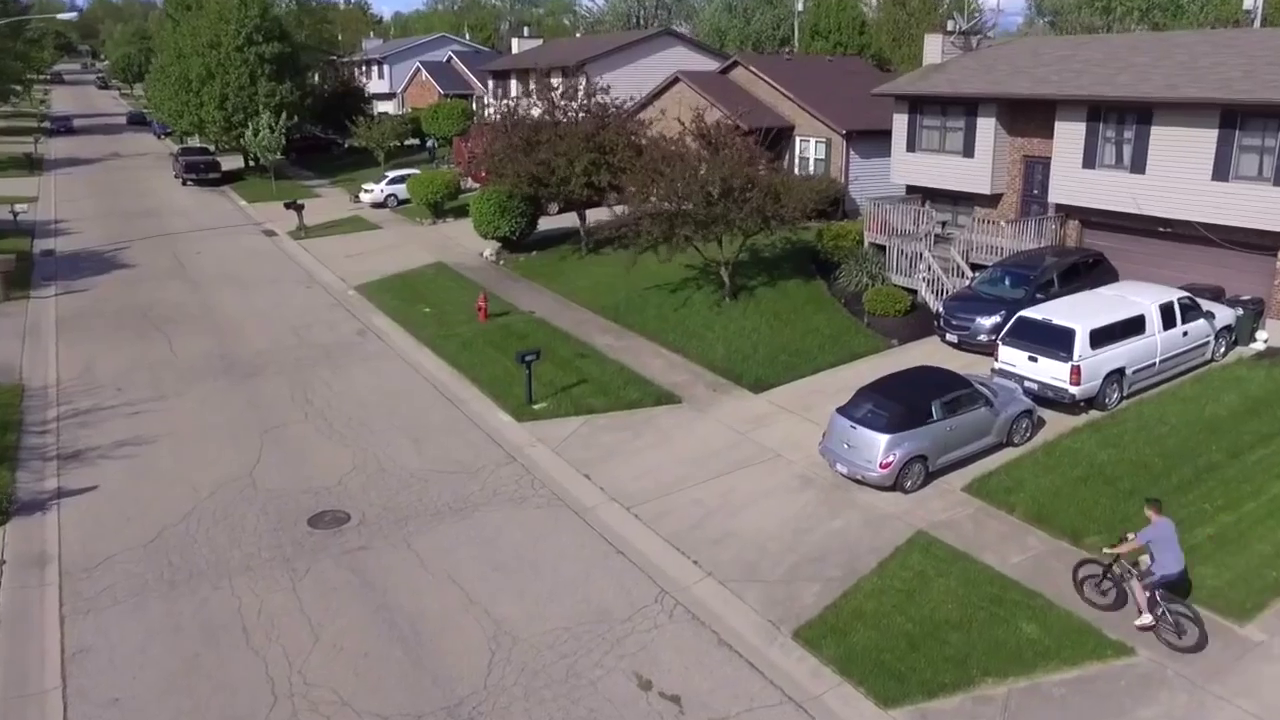
#> input picture frame 26 of Assignment_4/Datasets/BikeOnSidewalk.mp4, 1280 x 720 px, given in place of ParkingLot.mp4, which was not available
$ python Homography_Tracker_FF.py
#> lines starting #> are read from the running program, lines starting #| are printed output that depends on the picture; pictures that were not available may be replaced by others from this repository, and a replacement may not be noted
# Itay Guy, 305104184 & Elias Jadon, 207755737
import cv2, os, argparse
import numpy as np

# out data:
# directory where all input data should being resided - should be provided by the user
inputDirectoryPath = ".//Datasets//"
# directory where results should being saved - it is created if it doesn't exist
outputDirectoryPath = ".//Results//"

inputVideoName = "ParkingLot.mp4"
MIN_MATCH_COUNT = 4
numberOfPoints = 1000

Point_color = (0, 0, 255)
Point_size = 7
Line_color = (0, 255, 0)
Line_size = 2

class Homography_Tracker_FF:
    """
    mouse_click() -> None
    .   @brief Taking a position of some mouse click
    .   @param event Event object
    .   @param x An x location
    .   @param y An y location
    """
    # [4 lines left out: function mouse_click, not called in this run]


    """
    paint_point() -> painted image
    .   @brief Painting circles on an image
    .   @param points Points to draw
    .   @param im An image
    """
    # [4 lines left out: function paint_point, not called in this run]


    """
    get_points_from_user() -> Points array
    .   @brief Picking points from a frame interactively
    """
    # [14 lines left out: function get_points_from_user, not called in this run]

    """
    get_frame_from_video(index=0) -> frame
    .   @brief Fetching a frame from some specific index
    .   @param index Frame index
    """
    # [11 lines left out: function get_frame_from_video, not called in this run]


    """
    get_video_capturer(key_points) -> cv2.VideoCapturer, first video frame
    .   @brief Accessing the video file and extracting the first frame
    """
    def get_video_capturer(self):
        if not os.path.exists(inputDirectoryPath):
            print(inputDirectoryPath, "does not exist.")
            exit(-1)
        video_name = inputDirectoryPath + inputVideoName
        cap = cv2.VideoCapture(video_name)
        if not cap.isOpened():
            print(video_name, "does not exist.")
            exit(-1)
        ret, frame = cap.read()
#> frame is the input picture: shape (720, 1280, 3); mean B, G, R 108.3, 115.4, 120.3
        if not ret:
            print("The frame is corrupted.")
            exit(-1)

        return cap, frame


    """
    fetch_key_points(image[, qualityLevel=0.0001[, minDistance=7[, blockSize=7]]]) -> array of key points as tuples
    .   @brief Extracting interesting points by harris corner algorithm
    .   @param image The original RGB image
    .   @param quality_level
    .   @param min_distance
    .   @param block_size
    """
    def fetch_key_points(self, image, quality_level=0.0001, min_distance=7, block_size=7):
#> called with quality_level = 0.0001, min_distance = 7, block_size = 7
        feature_params = dict(qualityLevel=quality_level,
                              minDistance=min_distance,
                              blockSize=block_size,
                              useHarrisDetector=True)
        dst = cv2.goodFeaturesToTrack(np.float32(cv2.cvtColor(image, cv2.COLOR_BGR2GRAY)),
                                      numberOfPoints,
                                      **feature_params)
#> dst = 1000 rows, first 8: [1030, 358], [998, 340], [1183, 322], [1165, 328], [450, 54], [387, 177], [1142, 316], [1185, 333]
        # handling the case harris corner doesn't bring enough key points
        # qualityLevel found to be effective parameter on the detected points amount
        prev_dst_amt = dst.shape[0]
        while dst.shape[0] != numberOfPoints:
            if dst.shape[0] < numberOfPoints:
                feature_params["qualityLevel"] = feature_params["qualityLevel"] / 10.0
            else:
                feature_params["qualityLevel"] = feature_params["qualityLevel"] * 10.0
            dst = cv2.goodFeaturesToTrack(np.float32(cv2.cvtColor(image, cv2.COLOR_BGR2GRAY)),
                                          numberOfPoints,
                                          **feature_params)
            if prev_dst_amt == dst.shape[0]:
                # out if there is no improvement - maybe there is no points to take
                break
            else:
                prev_dst_amt = dst.shape[0]
#> after the loop, feature_params = {'qualityLevel': 0.0001, 'minDistance': 7, 'blockSize': 7, 'useHarrisDetector': True}
        return dst


    """
    calc_next_point(prev_img, next_img, prev_pts) -> computed next key points, success status
    .   @brief Extracting interesting points by corner harris algorithm
    .   @param prev_img The previous original frame
    .   @param next_img The current original frame
    .   @param prev_pts Key points of the previous frame
    """
    def calc_next_point(self, prev_img, next_img, prev_pts):
        w, h, _ = prev_img.shape
        lk_params = dict(winSize=(22, 22),
                         maxLevel=3,
                         criteria=(cv2.TERM_CRITERIA_EPS | cv2.TERM_CRITERIA_COUNT, 10, 0.03))
        next_pts, status, err = cv2.calcOpticalFlowPyrLK(cv2.cvtColor(prev_img, cv2.COLOR_RGB2GRAY),
                                                         cv2.cvtColor(next_img, cv2.COLOR_RGB2GRAY),
                                                         prev_pts,
                                                         None,
                                                         **lk_params)
        return next_pts, status.ravel()


    """
    """
    # [96 lines left out: functions plot_ROI, grab_contours, cut_stitched, calc_stitched_scene_homography, overhead_mapping, not called in this run]

    def concate_images(self, BigImage, newimage, width , height , center):
        x1 = int(center[0] - (width/2))
        x2 = int(center[0] + (width/2))
        y1 = int(center[1] - (height/2))
        y2 = int(center[1] + (height/2))
        BigImage[x1:x2, y1:y2,:]  = cv2.resize(newimage,(height, width),interpolation=cv2.INTER_CUBIC)
        return BigImage

    # [64 lines left out: function test, not called in this run]


    def test2(self):
        print("Running homography tracking process..")
        cap, init_img = self.get_video_capturer()
        prev_points = init_pts = self.fetch_key_points(init_img)  # self.get_points_from_user()
#> prev_points has the same summary as dst in fetch_key_points; init_pts has the same summary as dst in fetch_key_points
        previmage = stitched = init_img.copy()

        mosaic = np.zeros((700, 1400, 3), dtype=np.uint8)
        center = [350, 700]
        # pictures = []
        # pictures.append(init_img)
        i = 0
        while cap.isOpened():
            print("Frame number: " + str(i))

            i += 1

            ret, next_img = cap.read()
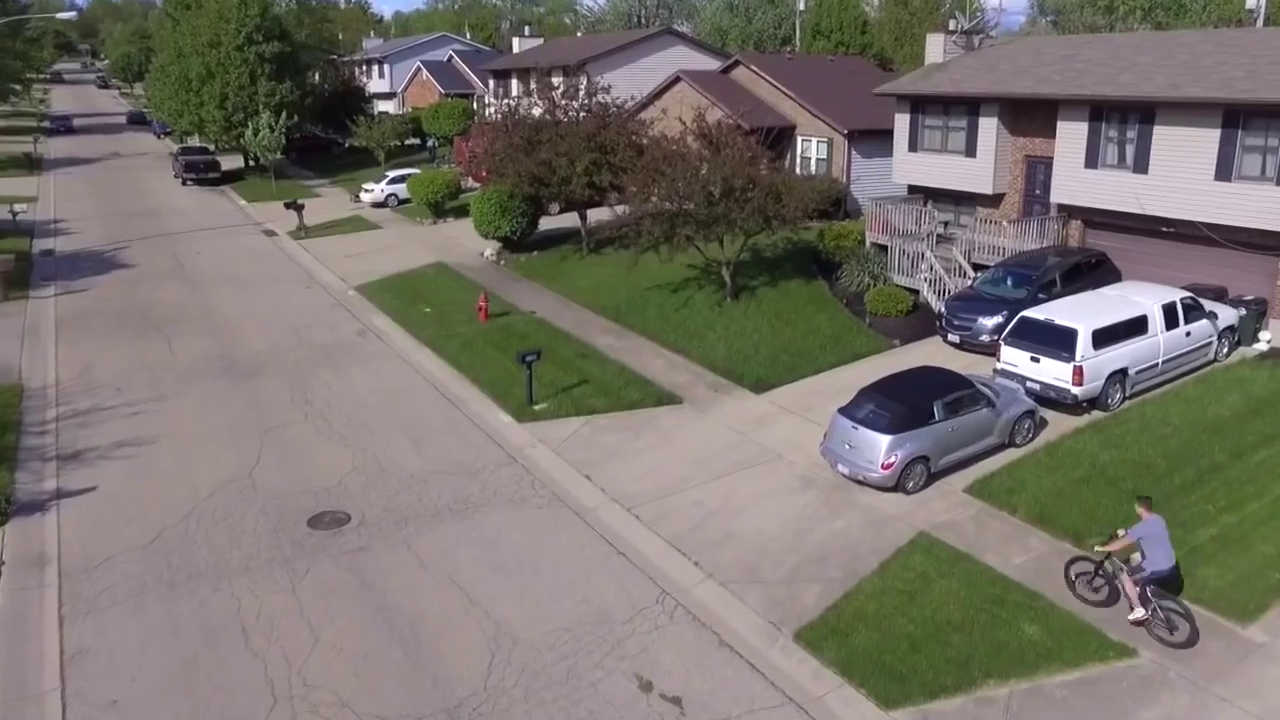
#> input picture frame 27 of Assignment_4/Datasets/BikeOnSidewalk.mp4, 1280 x 720 px, given in place of ParkingLot.mp4, which was not available
#> next_img is the input picture: shape (720, 1280, 3); mean B, G, R 109.1, 115.7, 121
            if not ret:
                break
            else:
                # Optical flow: find correspondences
                next_pts, next_status = self.calc_next_point(previmage, next_img, prev_points)
#> in calc_next_point, `next_pts, status, err = cv2.calcOpticalFlowPyrLK(cv2.cvtColor(prev_img..`: next_pts = 1000 rows, first 8: [1032.2, 358.5], [1000.2, 340.1], [1185.7, 322.3], [1167.7, 328.2], [450.8, 53.21], [387.3, 176.7], [1144.5, 316.3], [1187.8, 333.2]; status = 1000 values, max 1 at index 0, min 0 at index 253, mean 0.999; err = 1000 values, max 19.74 at index 599, min -5.9e-23 at index 253, mean 2.1
#> next_status has the same summary as status in calc_next_point
                prev_points = next_pts
#> prev_points has the same summary as next_pts in calc_next_point
                previmage = next_img

                if len(next_pts[next_status == 1]) >= MIN_MATCH_COUNT:
                    # Handling of the correspondences
                    # Computing the Homography & Stitiching process
                    # Computing Homography transformation with the initial point's frame
                    H, _ = cv2.findHomography(next_pts[next_status == 1], init_pts[next_status == 1], cv2.RANSAC, 5.0)
#> H = [[0.997, 0.000999, 0.497], [-0.000117, 0.997, 0.861], [1.36e-07, 8.67e-07, 1]]

                    # Warping the next frame with the Homography matrix
                    warped = cv2.warpPerspective(next_img, H, flags=cv2.WARP_INVERSE_MAP, dsize=(next_img.shape[1], next_img.shape[0]))

                    # pictures.append(warped)
                    # print(len(pictures))

                    status, stitched_check = cv2.Stitcher.create(cv2.Stitcher_SCANS).stitch([warped, init_img])
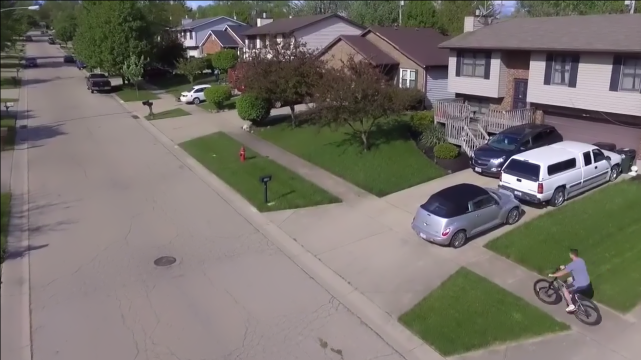
#> stitched_check: shape (720, 1281, 3) (shown at 1/2 size); mean B, G, R 107.8, 114.4, 119.7
#> status = 0
                    # status, stitched_check = cv2.Stitcher.create(cv2.Stitcher_SCANS).stitch(pictures)
                    if stitched_check is not None:
                        print("----------")
                        print(warped.shape)
#| (720, 1280, 3)
                        print(stitched.shape)
#| (720, 1280, 3)
                        print(len(next_pts[next_status == 1]))
#| 999
                        stitched = stitched_check
                    else:
                        print(len(next_pts[next_status == 1]))
                        print(warped)
                        print("Error!")

                    if status == cv2.Stitcher_OK:
                        w,h,_ = stitched.shape
                        show_stitched =  cv2.resize(stitched, (int(h/2), int(w/2)), interpolation=cv2.INTER_CUBIC)
                        mosaic = np.zeros((700, 1400, 3), dtype=np.uint8)
                        mosaic = self.concate_images(mosaic, show_stitched, int(w/2), int(h/2), center)
#> in concate_images, `BigImage[x1:x2, y1:y2,:]  = cv2.resize(newimage,(height, width),interp..`:
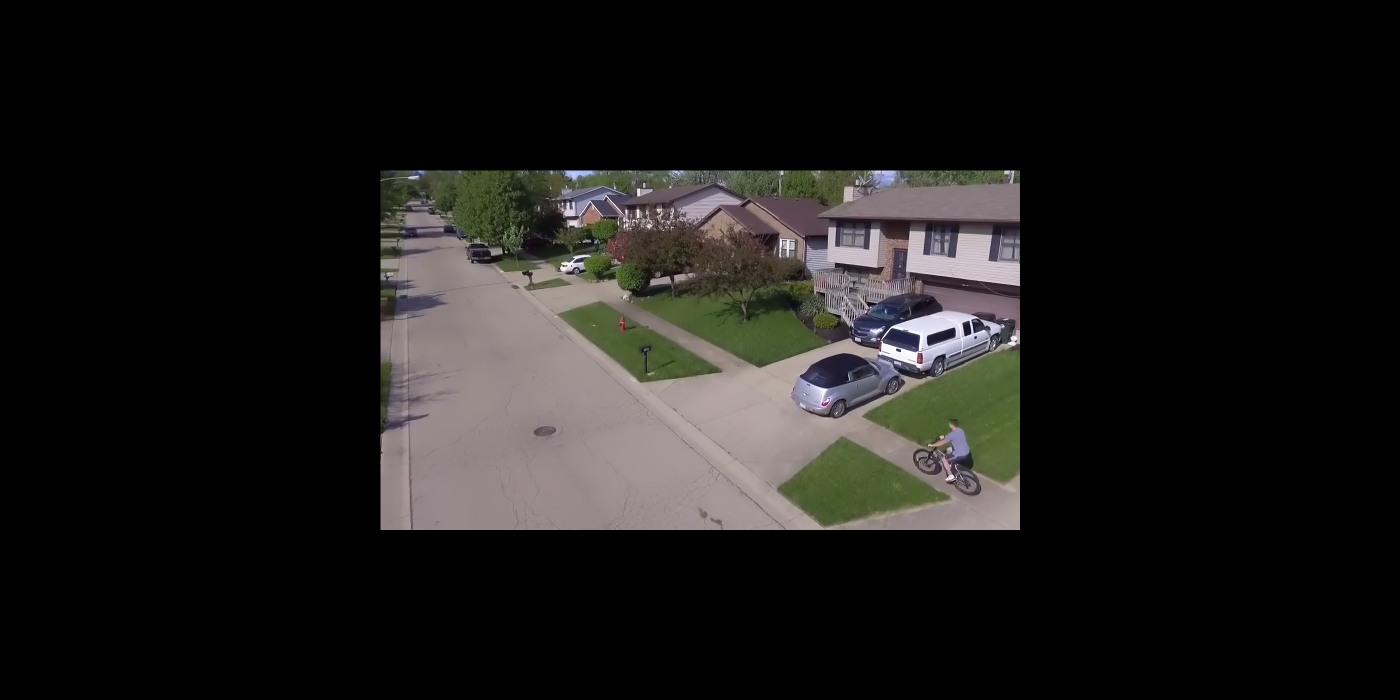
#> BigImage: shape (700, 1400, 3); mean B, G, R 25.4, 26.9, 28.1
                        # cv2.imshow("total", mosaic)
                        cv2.imshow("total", show_stitched)

                        cv2.waitKey(1)


                    k = cv2.waitKey(1) & 0xff
#> (key Esc is pressed here)
                    if k == 27:
                        break
                else:
                    print("Not enough matches are found - %d/%d" % (len(next_pts[next_status == 1]), MIN_MATCH_COUNT))

        cv2.destroyAllWindows()
        cap.release()
        print("Done!")


    """
    Reference: https://docs.opencv.org/3.0-beta/doc/py_tutorials/py_feature2d/py_feature_homography/py_feature_homography.html
    run_tracking([save_out]) -> None
    .   @brief Computing the homography between 2 frames into a video sequence
    .   @param save_out - If true the video will be saved out to Results directory
    """
    # [61 lines left out: function run_tracking, not called in this run]


if __name__ == "__main__":
    tracker = Homography_Tracker_FF()
    tracker.test2()

$ run again, starting later in the video
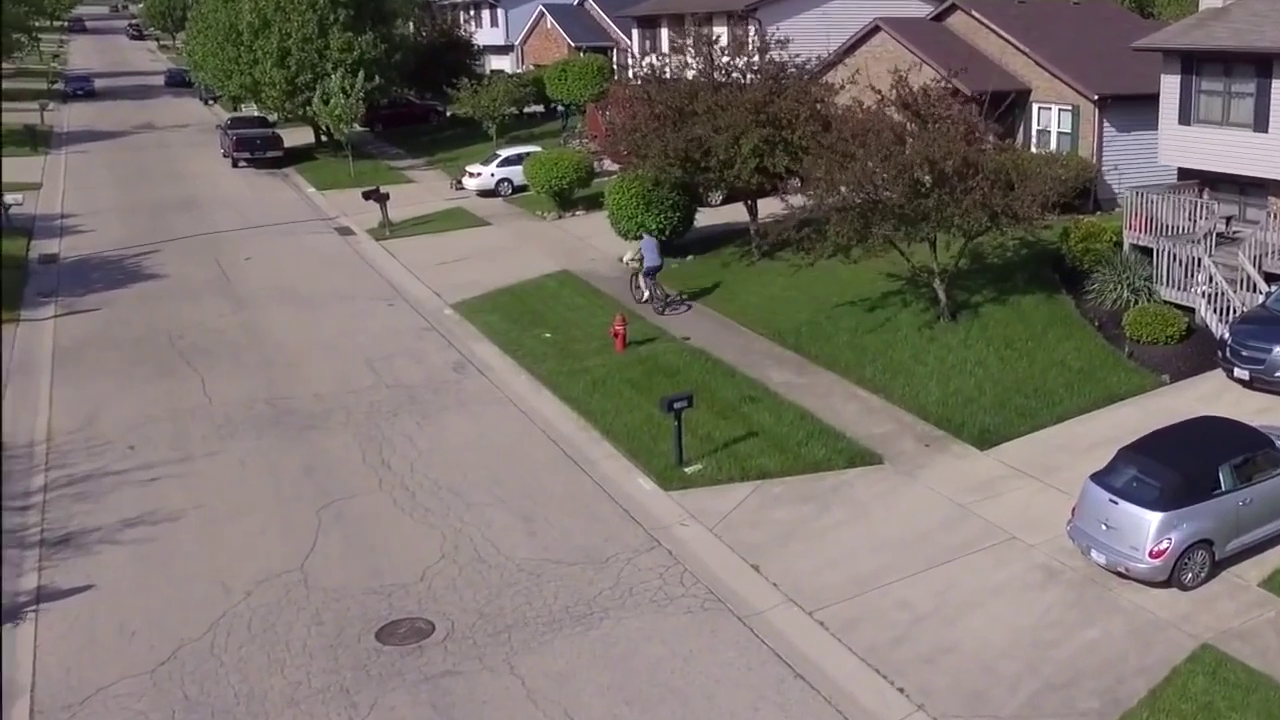
#> input picture frame 118 of Assignment_4/Datasets/BikeOnSidewalk.mp4, 1280 x 720 px, given in place of ParkingLot.mp4, which was not available
#> in get_video_capturer, frame is the input picture: shape (720, 1280, 3); mean B, G, R 108.2, 114.4, 121.8
#> dst = 1000 rows, first 8: [1060, 110], [1040, 109], [541, 8], [1060, 128], [498, 165], [1039, 126], [499, 156], [1236, 369]
#> after the loop in fetch_key_points, `while dst.shape[0] != numberOfPoints:`: feature_params = {'qualityLevel': 0.0001, 'minDistance': 7, 'blockSize': 7, 'useHarrisDetector': True}
#> in test2, `prev_points = init_pts = self.fetch_key_points(init_img)`: prev_points has the same summary as dst in fetch_key_points; init_pts has the same summary as dst in fetch_key_points
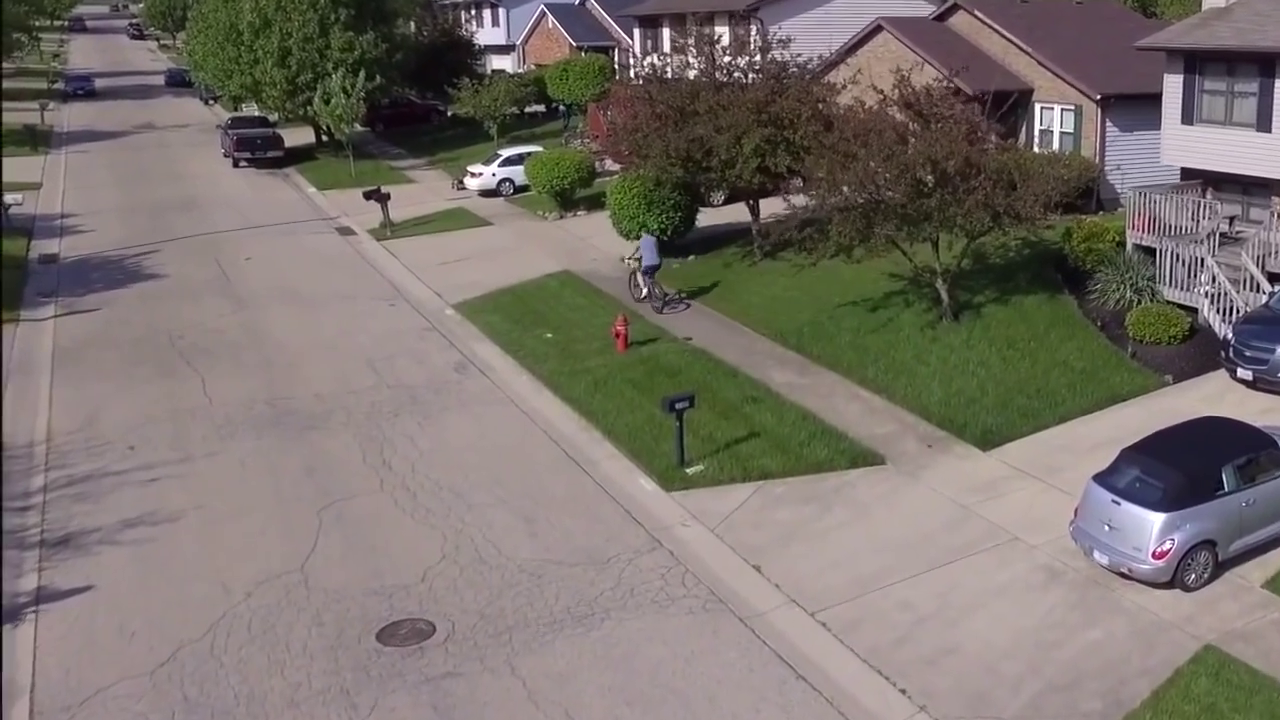
#> input picture frame 119 of Assignment_4/Datasets/BikeOnSidewalk.mp4, 1280 x 720 px, given in place of ParkingLot.mp4, which was not available
#> in test2, next_img is the input picture: shape (720, 1280, 3); mean B, G, R 108.8, 114.7, 122.4
#> in calc_next_point, `next_pts, status, err = cv2.calcOpticalFlowPyrLK(cv2.cvtColor(prev_img..`: next_pts = 1000 rows, first 8: [1062.5, 109.8], [1042.5, 108.9], [542.4, 7.59], [1062.5, 127.9], [499.3, 164.8], [1041.6, 125.9], [500.3, 155.8], [1239.1, 369.3]; status = 1000 values from 1 to 1; err = 1000 values, max 51.18 at index 910, min 0.374 at index 309, mean 2.38
#> in test2, `next_pts, next_status = self.calc_next_point(previmage, next_img, prev..`: next_status = 1000 values from 1 to 1
#> in test2, `prev_points = next_pts`: prev_points has the same summary as next_pts in calc_next_point
#> H = [[0.999, 0.00138, -0.32], [0.000137, 0.999, 0.313], [7.49e-07, 1.31e-06, 1]]
#> in test2, `status, stitched_check = cv2.Stitcher.create(cv2.Stitcher_SCANS).stitc..`: status = 0
#| (720, 1280, 3)
#| (720, 1280, 3)
#| 1000
#> in concate_images, `BigImage[x1:x2, y1:y2,:]  = cv2.resize(newimage,(height, width),interp..`:
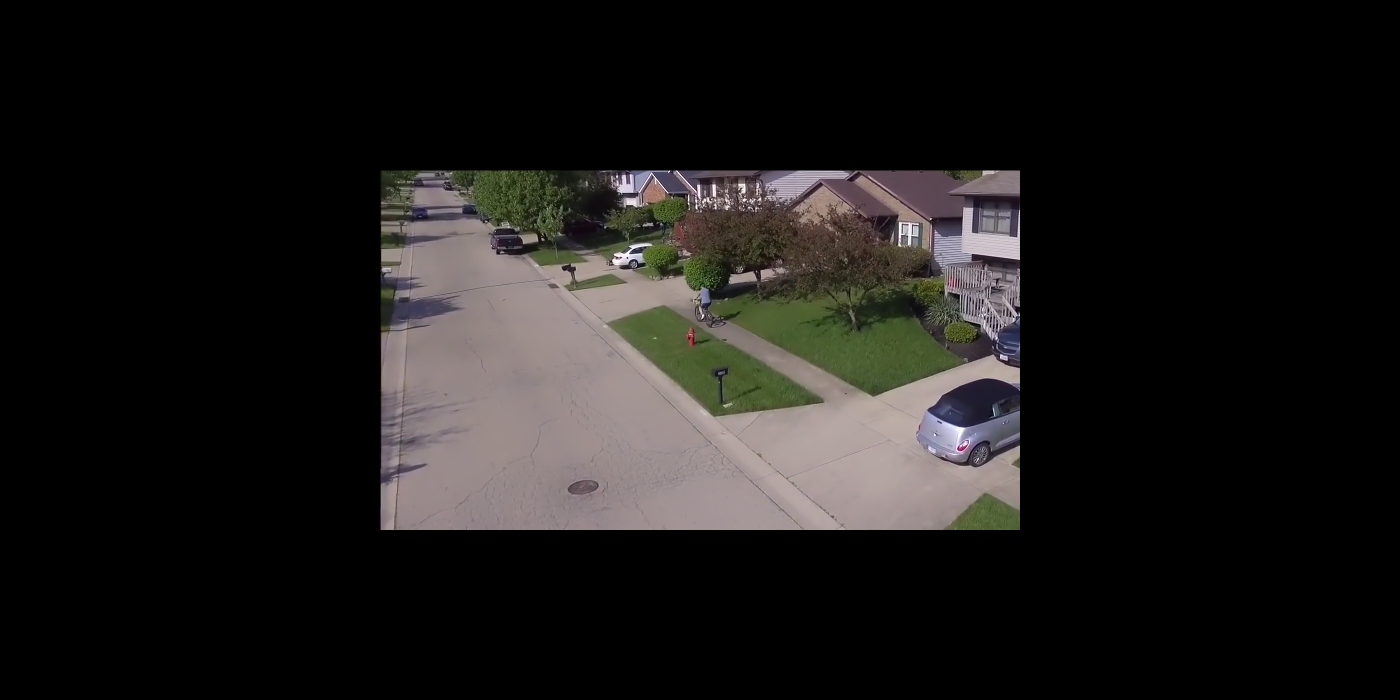
#> BigImage: shape (700, 1400, 3); mean B, G, R 25.3, 26.7, 28.5
